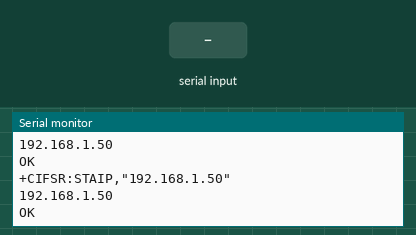
This sketch was run on a simulated Arduino Uno, built with avr-gcc and run on an emulated ATmega328P. On the bench: the last lines printed to the serial monitor. Inputs (shaded band) come from the test bench. The modem accepts every AT command (registered, SIM ready, sends succeed) and sends nothing else.

Above: at 1.8 s.
1.9 s: "1" received over the second serial link
At 2.6 s:
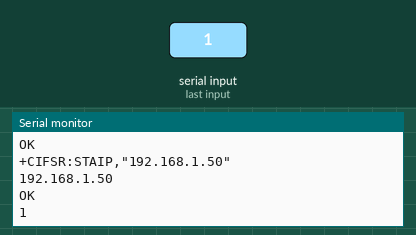
3.4 s: "0" received over the second serial link
At 4.7 s:
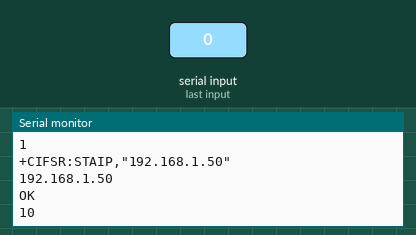
4.9 s: "2" received over the second serial link
At 5.8 s:
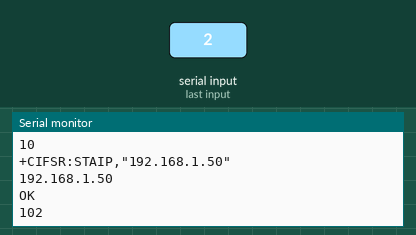
Timing chart, 0 to 7.9 s (numbered marks = the images above; inputs shaded):
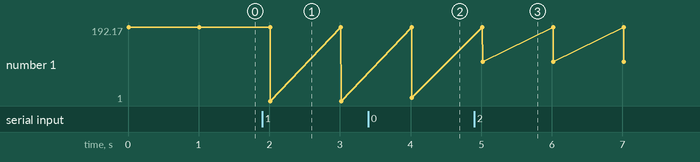

Measured:
- after the input at 1.9 s, the serial monitor: prints a new line after 0.11 s (image 1)
- after the input at 3.4 s, the serial monitor: prints a new line after 0.62 s (image 2)
- after the input at 4.9 s, the serial monitor: prints a new line after 0.12 s (image 3)
- plotted number 1: 192.17 → 1 after the input at 1.9 s, 1 → 10 after the input at 3.4 s, 10 → 102 after the input at 4.9 s

The sketch:

esp_test.ino
```cpp
#include <SoftwareSerial.h>

SoftwareSerial ESP8266(2, 3); // RX, TX
String str;

String setCommand(String str);

void setup() {
  pinMode(2, INPUT);
  pinMode(3, OUTPUT);
  Serial.begin(115200);
  ESP8266.begin(115200);
}


void loop()
{
  ESP8266.println("AT+CIFSR");

  while(ESP8266.available()){
    str += String(char(ESP8266.read()));

    if(ESP8266.overflow()){
      Serial.println("We have a overflow");
      break;
    }
  }

  Serial.println(str);
  delay(1000);
  ESP8266.write(" ");
}


String setCommand(String str){
  int c = 0;
  while(ESP8266.available() && c < 200){
    str += String(char(ESP8266.read()));
    c++;

    if(ESP8266.overflow()){
      Serial.println("We have a overflow");
      break;
    }
  }
}
```
